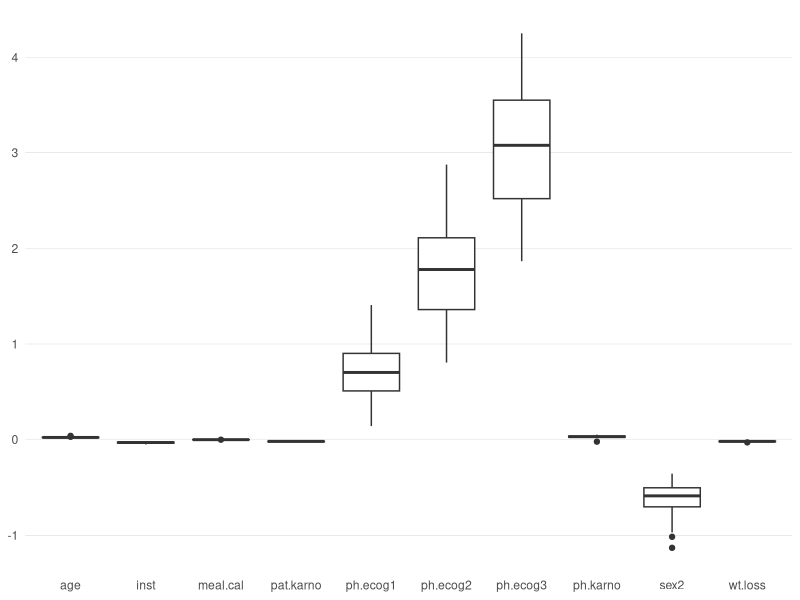
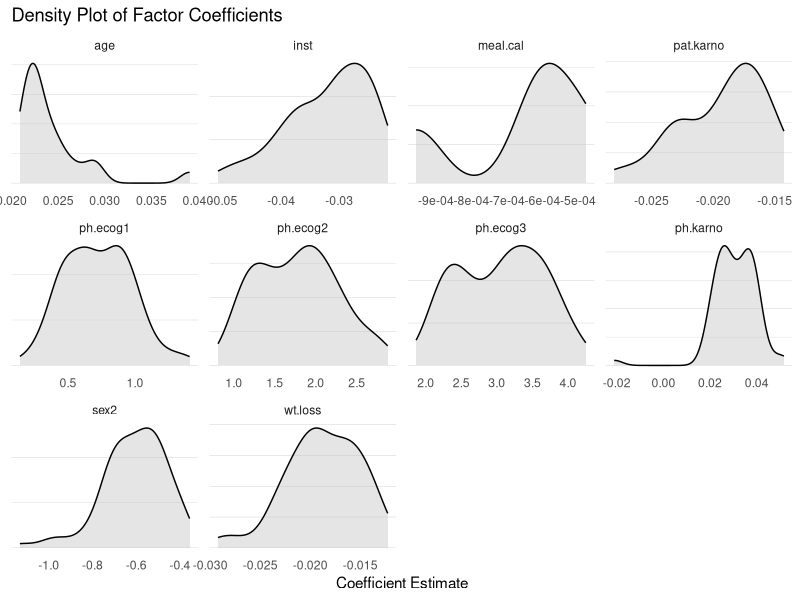
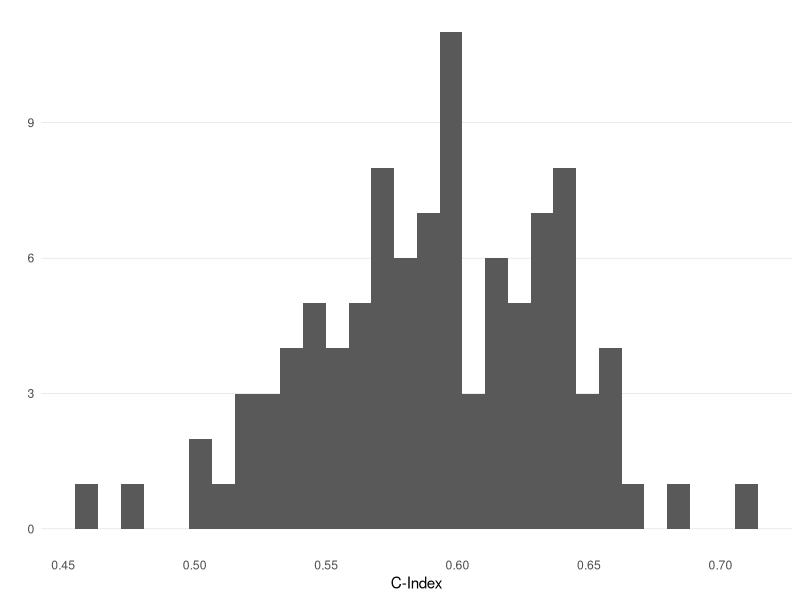

Write R code to recreate these figures, in order.
## ---- chunk 1
#| echo: false

n_sim <- 100
## ---- chunk 2
library(survival)
library(broom) # for 'tidy'
library(data.table)
options(datatable.print.nrows = 20) # set max # rows before truncating (default = 100)
library(ggplot2)
lung <- as.data.table(lung)
lung
## ---- chunk 3
#recode 'status' as 1 if event and 0 if censored
lung_recode <- copy(lung)[, status := as.integer(status == 2)]

# remove NA's (st 'ampute' works)
lung_complete <- na.omit(lung_recode)

lung_complete[, `:=`(sex = as.factor(sex), ph.ecog = as.factor(ph.ecog))]

lung_complete
## ---- chunk 4
#| lst-cap: "Generating training set indices for data-splitting simulations"
#| lst-label: lst-training-set-indices

set.seed(1000)

n_x <- nrow(lung_complete)
n1 <- 0.7 # size of training set

training_idx <- rbindlist(
                  lapply(seq_len(n_sim), function(i) {
                                idx <- sample(1:n_x, floor(n1 * n_x))
                                data.frame(.id = i, as.list(idx))
                                }
                        ),
                          use.names = FALSE
                  )

# change column names except '.id'
old_names <- names(training_idx)
new_names <- c(".id", paste0("idx_", seq_len(ncol(training_idx) - 1))) 
setnames(training_idx, old = old_names, new = new_names)

training_idx[1:5, 1:12]
## ---- chunk 5
#| lst-cap: "Fitting Cox PH models on the training samples, and obtaining the C-index on the respective test samples"
#| lst-label: lst-model-building-validation

# split data into training and test sets
# and obtain cox coefs
models <- training_idx[, {
        tmp_train <- lung_complete[unlist(.SD)]
        tmp_test <- lung_complete[-unlist(.SD)]
        # fit the full model to the training data
        cox_full_tmp <- coxph(Surv(time, status) ~ .,
                              data = tmp_train)
        # use stepwise selection on training data
        cox_step_tmp <- step(cox_full_tmp,
                             direction = "both",
                             trace = 0)
        # get linear predictor on test data
        lp_tmp <- predict(cox_step_tmp, 
                          newdata = tmp_test, type = "lp")
        # obtain c-statistic using linear predictor
        # see callout note below for why `reverse = TRUE` is required
        c_stat <- concordance(Surv(tmp_test$time, tmp_test$status) ~ lp_tmp, 
                              reverse = TRUE) 
        data.table(as.data.table(tidy(cox_step_tmp)),
                         c = c_stat$concordance)
        }, by = .id] 
models 
## ---- chunk 6
#| lst-cap: "An example of when the hover annotation doesn't work"
#| lst-label: lst-no-hover

x <- rnorm(100) # <1>
## ---- chunk 7
#| lst-label: lst-factor-proportion
#| lst-cap: Obtaining the proportion that each factor is chosen to be in the models.

which_variables <- models[, unique(term)]

proportion_variables <- rbindlist(
      lapply(1:length(which_variables), 
             function(i) {
              prop_tmp <- nrow(models[term == which_variables[i]]) / n_sim
              data.table(which_variables[i], prop_tmp)
                    }
             )
      )

# categorical factors in each model are present in the `models` dataset multiple times
# e.g. 'ph.ecog1', 'ph.ecog2', etc.
# create a "expl_factor" group by removing trailing digits
proportion_variables[
  , expl_factor := sub("[0-9]+$", "", V1)
]

# collapse by the explanatory factor
grouped_proportions <- proportion_variables[
  , .(prop = unique(prop_tmp)),
  by = expl_factor
]

grouped_proportions[order(prop, decreasing = TRUE)]
## ---- chunk 8
#| lst-cap: Creating string of all the factors in each of the models.
#| lst-label: lst-model-terms

model_variables <- models[, .(
  terms_string = paste(
    unique(sub("[0-9]+$", "", term)),
    collapse = ", "
  )
), by = .id]

model_variables
## ---- chunk 9
#| lst-cap: Grouping models together to show the number of different models obtained from using stepwise selection.
#| lst-label: lst-model-terms-groups
#| df_print: paged

proportion_model_variables <- model_variables[
      , .(prop = nrow(.SD) / nrow(model_variables))
      , by = terms_string]

#proportion_model_variables
proportion_model_variables[order(prop, decreasing = TRUE)]
## ---- chunk 10
# Remove any rows that have NA in the estimate
models_clean <- subset(models, !is.na(estimate))

models_clean[, as.list(summary(estimate)), by = term]
## ---- chunk 11
#| fig-asp: 1
#| label: fig-coef-box
#| fig-cap: Box plots showing the variability in the factor coefficient estimates.

ggplot(models_clean, aes(x=term, y=estimate)) +
  geom_boxplot() +
  theme_minimal() +
  theme(
     axis.title = element_blank(),
     # remove the grid lines
     panel.grid.major = element_blank() ,
     panel.grid.minor = element_blank() ,
     # explicitly set the horizontal lines 
     panel.grid.major.y = element_line(linewidth = .1, color = "grey" )
        )
## ---- chunk 12
#| fig-asp: 1
#| fig-width: 8
#| label: fig-coef-density
#| fig-cap: Density plots of the estimates for each factor coefficient.

ggplot(models_clean, aes(x = estimate)) +
  geom_density(fill = "grey", alpha = 0.4) +
  facet_wrap(~ term, scales = "free") +
  labs(
    title = "Density Plot of Factor Coefficients",
    x = "Coefficient Estimate",
    y = "Density"
  ) +
  theme_minimal() +
  theme(
     axis.text.y = element_blank(),
     axis.title.y=element_blank(),
     # remove the grid lines
     panel.grid.major = element_blank() ,
     panel.grid.minor = element_blank() ,
     # explicitly set the horizontal lines 
     panel.grid.major.y = element_line(linewidth = .1, color = "grey" )
  )
## ---- chunk 13
#| lst-label: lst-model-c
#| lst-cap: Code to output the C-index, in descending order.

c_stats <- models[, .(c_stats = unique(c)), by = .id]
c_stats[order(c_stats, decreasing = TRUE)]
## ---- chunk 14
#| fig-cap: Histogram of the C-index values obtained on the test sets of the models.
#| label: fig-hist-c

ggplot(c_stats, aes(x = c_stats)) +
        stat_bin(bins = 30) +
        xlab("C-Index") + ylab("") +
        theme_minimal() +
        theme(
           # remove the grid lines
           panel.grid.major = element_blank() ,
           panel.grid.minor = element_blank() ,
           # explicitly set the horizontal lines 
           panel.grid.major.y = element_line(linewidth = .1, color = "grey" )
        )
